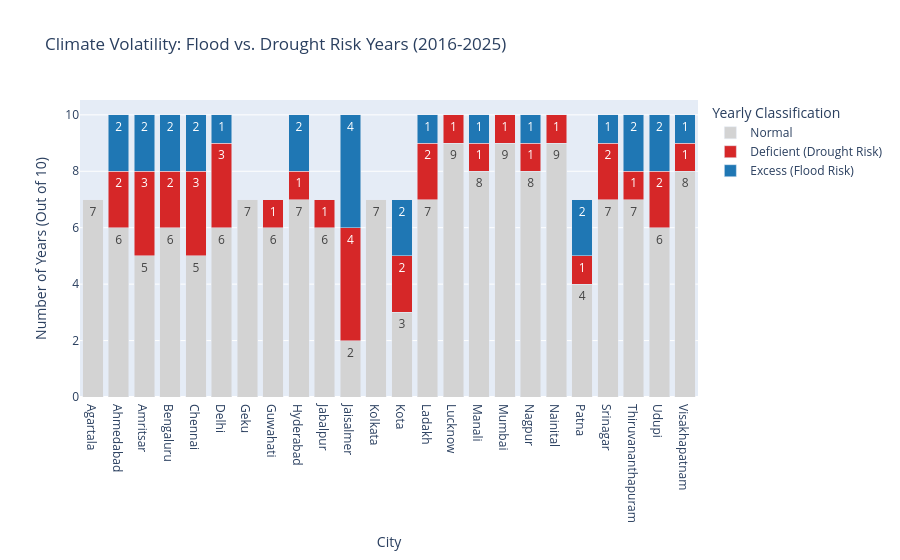

Here is the notebook cell this chart was saved with:
### Code cell
# 1. Count how many times each status occurred for each city over the 10 years
status_counts = rainfall_comparison.groupby(['Cities', 'Rainfall_Status']).size().reset_index(name='Number_of_Years')

# 2. Create a Stacked Bar Chart
fig = px.bar(
    status_counts,
    x='Cities',
    y='Number_of_Years',
    color='Rainfall_Status',
    title='Climate Volatility: Flood vs. Drought Risk Years (2016-2025)',
    color_discrete_map={
        'Excess (Flood Risk)': '#1f77b4',       # Dark Blue
        'Normal': '#d3d3d3',                    # Light Gray
        'Deficient (Drought Risk)': '#d62728'   # Red
    },
    text_auto=True
)

# 3. Clean up the layout
fig.update_layout(
    xaxis_title="City",
    yaxis_title="Number of Years (Out of 10)",
    barmode='stack', # Stacks the bars on top of each other
    legend_title_text='Yearly Classification'
)

fig.show()

### Figure 1 — Plotly figure (JSON) as saved in the notebook; plotly's stock layout.template omitted (floating-point values rounded to 4 significant figures)
{"data": [{"hovertemplate": "Rainfall_Status=Normal<br>Cities=%{x}<br>Number_of_Years=%{y}<extra></extra>", "legendgroup": "Normal", "marker": {"color": "#d3d3d3", "pattern": {"shape": ""}}, "name": "Normal", "orientation": "v", "showlegend": true, "textposition": "auto", "texttemplate": "%{y}", "type": "bar", "x": ["Agartala", "Ahmedabad", "Amritsar", "Bengaluru", "Chennai", "Delhi", "Geku", "Guwahati", "Hyderabad", "Jabalpur", "Jaisalmer", "Kolkata", "Kota", "Ladakh", "Lucknow", "Manali", "Mumbai", "Nagpur", "Nainital", "Patna", "Srinagar", "Thiruvananthapuram", "Udupi", "Visakhapatnam"], "xaxis": "x", "y": [7, 6, 5, 6, 5, 6, 7, 6, 7, 6, 2, 7, 3, 7, 9, 8, 9, 8, 9, 4, 7, 7, 6, 8], "yaxis": "y"}, {"hovertemplate": "Rainfall_Status=Deficient (Drought Risk)<br>Cities=%{x}<br>Number_of_Years=%{y}<extra></extra>", "legendgroup": "Deficient (Drought Risk)", "marker": {"color": "#d62728", "pattern": {"shape": ""}}, "name": "Deficient (Drought Risk)", "orientation": "v", "showlegend": true, "textposition": "auto", "texttemplate": "%{y}", "type": "bar", "x": ["Ahmedabad", "Amritsar", "Bengaluru", "Chennai", "Delhi", "Guwahati", "Hyderabad", "Jabalpur", "Jaisalmer", "Kota", "Ladakh", "Lucknow", "Manali", "Mumbai", "Nagpur", "Nainital", "Patna", "Srinagar", "Thiruvananthapuram", "Udupi", "Visakhapatnam"], "xaxis": "x", "y": [2, 3, 2, 3, 3, 1, 1, 1, 4, 2, 2, 1, 1, 1, 1, 1, 1, 2, 1, 2, 1], "yaxis": "y"}, {"hovertemplate": "Rainfall_Status=Excess (Flood Risk)<br>Cities=%{x}<br>Number_of_Years=%{y}<extra></extra>", "legendgroup": "Excess (Flood Risk)", "marker": {"color": "#1f77b4", "pattern": {"shape": ""}}, "name": "Excess (Flood Risk)", "orientation": "v", "showlegend": true, "textposition": "auto", "texttemplate": "%{y}", "type": "bar", "x": ["Ahmedabad", "Amritsar", "Bengaluru", "Chennai", "Delhi", "Hyderabad", "Jaisalmer", "Kota", "Ladakh", "Manali", "Nagpur", "Patna", "Srinagar", "Thiruvananthapuram", "Udupi", "Visakhapatnam"], "xaxis": "x", "y": [2, 2, 2, 2, 1, 2, 4, 2, 1, 1, 1, 2, 1, 2, 2, 1], "yaxis": "y"}], "layout": {"barmode": "stack", "legend": {"title": {"text": "Yearly Classification"}, "tracegroupgap": 0}, "title": {"text": "Climate Volatility: Flood vs. Drought Risk Years (2016-2025)"}, "xaxis": {"anchor": "y", "domain": [0, 1], "title": {"text": "City"}}, "yaxis": {"anchor": "x", "domain": [0, 1], "title": {"text": "Number of Years (Out of 10)"}}}}
